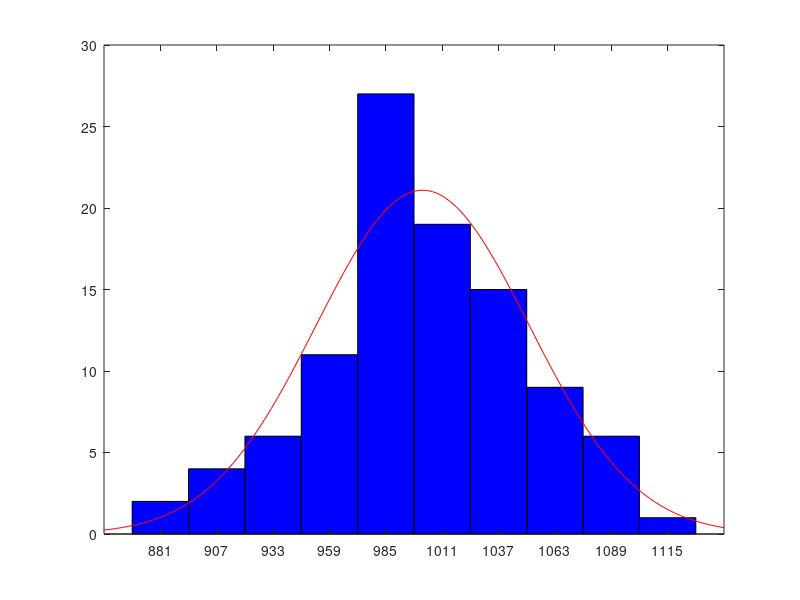

Recreate this plot in MATLAB.
a = normrnd(1000,20,1,100);
a1 = round(a);
b = normrnd(1000,50,1,100);
b1 = round(b);
c = normrnd(1000,100,1,100);
figure();
histfit(a1);
histfit(b1);